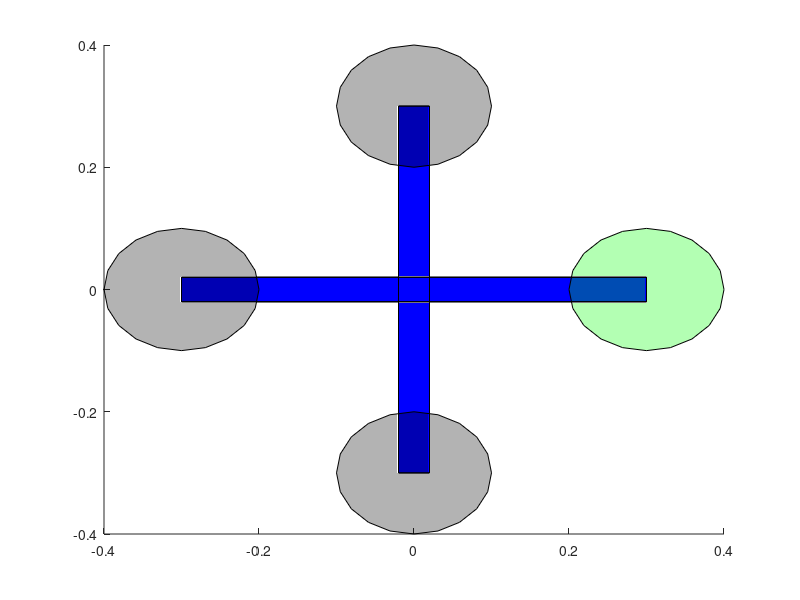

Here is the MATLAB script that generated this plot:
% Wil Selby
% Washington, DC
% May 30, 2015

% This function defines the quadrotor model. Parameters are saved in a .mat
% file to be loaded during the simulation initialization phase. Verify that
% the Quad.plot_arm, Quad.plot_arm_t, and Quad.plot_prop match related 
% values in  quad_variables.m. In this script, the variables are for 
% plotting purposes only and do not impact the dynamics.

global Quad

%% Define the Initial Coordinates of the Arms and Rotors

Quad.plot_arm = .3;     % Distance from the center of mass to the each motor (m)
Quad.plot_arm_t = .02;   %Thickness of the quadrotor's arms for drawing purposes (m)
Quad.plot_prop = .1;   %Radius of the propellor (m)

% Vertex Values for Y axis arm (m). Measurements from a 3DR kit
x1=-Quad.plot_arm;
x2=Quad.plot_arm;
y1=-Quad.plot_arm_t;
y2=Quad.plot_arm_t;
z1=-Quad.plot_arm_t;
z2=Quad.plot_arm_t;

% Vertex locations
vertex_matrix=[x1 y1 z1; 
   x2 y1 z1;
   x2 y2 z1;
   x1 y2 z1;
   x1 y1 z2;
   x2 y1 z2;
   x2 y2 z2;
   x1 y2 z2];

% Faces Matrix, entries refer to vertices in each face
face_matrix=[1 2 6 5;              
     2 3 7 6;
     3 4 8 7;
     4 1 5 8;
     1 2 3 4;
     5 6 7 8];

 
 X_arm=patch('faces',face_matrix,...
     'vertices',vertex_matrix,...
     'facecolor','b',...
     'edgecolor',[0 0 0],'facecolor','b');

% Vertex Values for X axis arm (m). Measurements from a 3DR kit
y1=-Quad.plot_arm;
y2=Quad.plot_arm;
x1=-Quad.plot_arm_t;
x2=Quad.plot_arm_t;
z1=-Quad.plot_arm_t;
z2=Quad.plot_arm_t;

vertex_matrix=[x1 y1 z1; 
   x2 y1 z1;
   x2 y2 z1;
   x1 y2 z1;
   x1 y1 z2;
   x2 y1 z2;
   x2 y2 z2;
   x1 y2 z2];

Y_arm=patch('faces',face_matrix,...
     'vertices',vertex_matrix,...
     'facecolor','b',...
     'edgecolor',[0 0 0],'facecolor','b');
 
 % Draw the Rotor area
 t=0:pi/10:2*pi;    %rotor circumfrence points
 X=Quad.plot_prop*cos(t);      
 Y=Quad.plot_prop*sin(t); 
 Z=zeros(size(t))+Quad.plot_arm_t;
 C=zeros(size(t));
 Quad.C = C;

 Motor1 = patch(X+Quad.plot_arm,Y,Z,C,'facealpha',.3,'facecolor','g'); %(Motor 1)
 Motor2 = patch(X,Y-Quad.plot_arm,Z,C,'facealpha',.3,'facecolor','k'); %(Motor 2)
 Motor3 = patch(X-Quad.plot_arm,Y,Z,C,'facealpha',.3,'facecolor','k'); %(Motor 3)
 Motor4 = patch(X,Y+Quad.plot_arm,Z,C,'facealpha',.3,'facecolor','k'); %(Motor 4)
 
 %Coordinates of each face in each axis (4 coordinates x 6 faces)
 Quad.X_armX = get(X_arm,'xdata');
 Quad.X_armY = get(X_arm,'ydata');
 Quad.X_armZ = get(X_arm,'zdata');
 
 Quad.Y_armX = get(Y_arm,'xdata');
 Quad.Y_armY = get(Y_arm,'ydata');
 Quad.Y_armZ = get(Y_arm,'zdata');
  
 %Coordinates of each rotor in each axis (21 coordinates x 1 face)
 Quad.Motor1X = get(Motor1,'xdata');
 Quad.Motor1Y = get(Motor1,'ydata');
 Quad.Motor1Z = get(Motor1,'zdata');

 Quad.Motor2X = get(Motor2,'xdata');
 Quad.Motor2Y = get(Motor2,'ydata');
 Quad.Motor2Z = get(Motor2,'zdata');
 
 Quad.Motor3X = get(Motor3,'xdata');
 Quad.Motor3Y = get(Motor3,'ydata');
 Quad.Motor3Z = get(Motor3,'zdata');
 
 Quad.Motor4X = get(Motor4,'xdata');
 Quad.Motor4Y = get(Motor4,'ydata');
 Quad.Motor4Z = get(Motor4,'zdata'); 